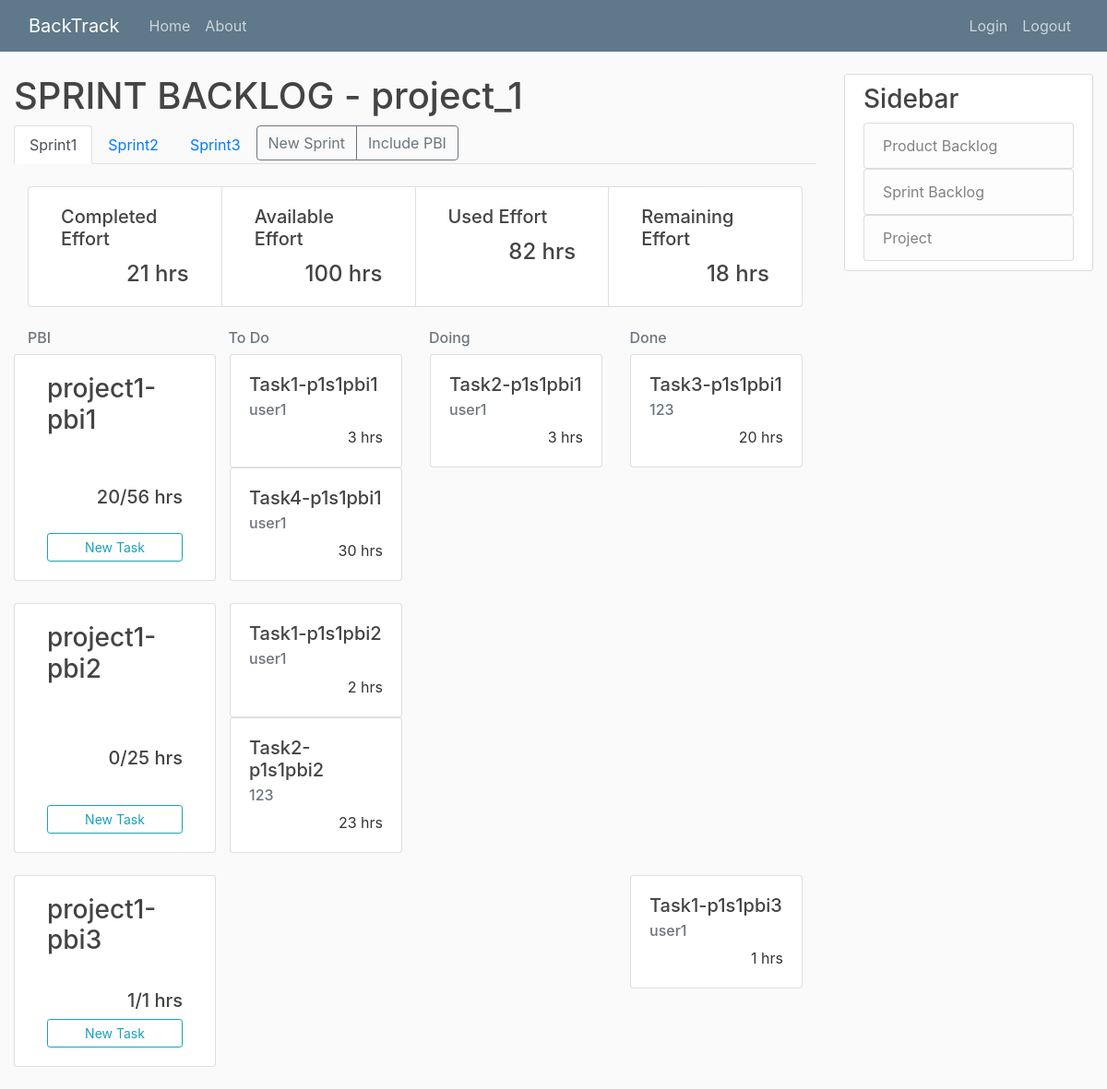
The app's page /project_1-sprint_1/ with its own data.
### project/models.py (models this page shows, shortened)
class Project(models.Model):
	title = models.CharField(max_length=20, unique=True)
	details = models.TextField()
	slug = models.SlugField(unique=True, default="")

### sprintBacklog/models.py (models this page shows, shortened)
class Sprint(models.Model):
	title = models.CharField(max_length=20, default="Sprint")
	sprint_number = models.IntegerField(blank=True, null=True)
	available_effort = models.IntegerField()
	start_date = models.DateField(default="date.today")
	duration = models.IntegerField("duration(week)", default=2)
	details = models.TextField(null=True)
	project = models.ForeignKey(Project, on_delete=models.CASCADE, blank=True, null=True, default=None)

class Task(models.Model):
	title = models.CharField(max_length=20, default="Task")
	status_choice = [
		('To Do', 'To Do'),
		('Doing', 'Doing'),
		('Done', 'Done'),
	]
	status = models.CharField(
		max_length = 5,
		choices = status_choice,
		default ='To Do',
	)
	effort = models.IntegerField("effort(hour)")
	details = models.TextField(null=True)
	sprint = models.ForeignKey(Sprint, on_delete=models.CASCADE, default=None)
	PBI = models.ForeignKey(PBI, on_delete=models.CASCADE, default=None)
	task_owner = models.ForeignKey(User, on_delete=models.SET_NULL, default=None, null=True, blank=True)

### productBacklog/models.py (models this page shows, shortened)
class PBI(models.Model):
	priority = models.IntegerField()
	title = models.CharField(max_length=20)
	status_choice = [
		('To Do', 'To Do'),
		('Doing', 'Doing'),
		('Done', 'Done'),
	]
	status = models.CharField(
		max_length = 5,
		choices = status_choice,
		default = 'To Do',
	)
	ESP = models.IntegerField("estimated story point")
	details = models.TextField()
	project = models.ForeignKey(Project, on_delete=models.CASCADE, blank=True, null=True, default=None)
	sprint = models.ForeignKey(Sprint, on_delete=models.SET_NULL, blank=True, null=True, default=None)

### sprintBacklog/views.py (the view)
# urls.py: path('<int:sprint>/', SprintBacklogListView.as_view(), name='sprint-home'),
class SprintBacklogListView(ListView):
	model = Sprint
	template_name = 'sprintBacklog/home.html'
	context_object_name = 'sprint'
	def get_queryset(self):
		return self.sprint
	def dispatch(self, request, *args, **kwargs):
		self.project = get_object_or_404(Project, slug=kwargs['project'])
		self.sprint = Sprint.objects.filter(sprint_number=kwargs['sprint']).get(project=self.project)
		return super().dispatch(request, *args, **kwargs)
	def get_context_data(self, **kwargs):
		context = super().get_context_data(**kwargs)
		context['project'] = self.project
		context['all_sprint'] = Sprint.objects.filter(project=self.project).order_by('sprint_number')
		task = []
		total = 0
		completed = 0
		for p in PBI.objects.filter(sprint=self.sprint):
			todo = Task.objects.filter(sprint=self.sprint).filter(status='To Do').filter(PBI=p)
			doing = Task.objects.filter(sprint=self.sprint).filter(status='Doing').filter(PBI=p)
			done = Task.objects.filter(sprint=self.sprint).filter(status='Done').filter(PBI=p)
			todoE = todo.aggregate(Sum('effort')).get('effort__sum') if todo else 0
			doingE = doing.aggregate(Sum('effort')).get('effort__sum') if doing else 0
			doneE = done.aggregate(Sum('effort')).get('effort__sum') if done else 0
			total += doneE + doingE + todoE
			completed += doneE
			tmp = {"pbi": p,
					"todo": todo,
					"doing": doing,
					"done": done,
					"finish": doneE,
					"not_finish": doingE + todoE + doneE
					}
			task.append(tmp)
		stat = {"completed": completed,
				"available": self.sprint.available_effort,
				"used": total,
				"remaining": self.sprint.available_effort - total
				}
		context['stat'] = stat
		context['task'] = task
		return context

### templates/SprintBacklog/home.html (shortened to what this page needs)
{% extends "base.html" %}
{% block content %}
	<h1>SPRINT BACKLOG - {{ project.title }}</h1>
	<ul class="nav nav-tabs" align="right">
		{% for s in all_sprint %}
		<li class="nav-item">
			{% if s.sprint_number == sprint.sprint_number %}
				<a class="nav-link active" href="#">{{ s.title }}</a>
			{% else %}
				<a class="nav-link" href="{% url 'sprint-home' project.slug s.sprint_number %}">{{ s.title }}</a>
			{% endif %}
		</li>
		{% endfor %}
		<li class="nav-item">
			<div class="btn-group" role="group" aria-label="Basic example">
			<a class="btn btn-outline-secondary" href="#">New Sprint</a>
			<a class="btn btn-outline-secondary" href="#">Include PBI</a>
			</div>
		</li>
	</ul>
	<div class="container-fluid">
	<div class="card-group">
		<div class="col-sm card">
			<div class="card-body">
				<h5 class="card-title">Completed Effort</h5>
				<h4 class="card-text" style="text-align: right">{{ stat.completed }} hrs</h4>
			</div>
		</div>
		<div class="col-sm card">
			<div class="card-body">
				<h5 class="card-title">Available Effort</h5>
				<h4 class="card-text" style="text-align: right">{{ stat.available }} hrs</h4>
			</div>
		</div>
		<div class="col-sm card">
			<div class="card-body">
				<h5 class="card-title">Used Effort</h5>
				<h4 class="card-text" style="text-align: right">{{ stat.used }} hrs</h4>
			</div>
		</div>
		<div class="col-sm card">
			<div class="card-body">
				<h5 class="card-title">Remaining Effort</h5>
				<h4 class="card-text" style="text-align: right">{{ stat.remaining }} hrs</h4>
			</div>
		</div>
	</div>
	</div>
	<div class="container">
		<div class="row">
			<div class="col-md">
				<h6 class="text-muted">PBI</h6>
			</div>
			<div class="col-md">
				<h6 class="text-muted">To Do</h6>
			</div>
			<div class="col-md">
				<h6 class="text-muted">Doing</h6>
			</div>
			<div class="col-md">
				<h6 class="text-muted">Done</h6>
			</div>
		</div>
	</div>
	{% for t in task %}
	<div class="container">
		<div class="row">
			<div class="col-sm card">
				<div class="card-body d-flex flex-column">
					<a href="#"><h3 class="card-title">{{ t.pbi.title }}</h3></a>
					<h5 class="card-text mt-auto" style="text-align: right">{{ t.finish }}/{{ t.not_finish }} hrs</h5>
					<a href="#" class="btn btn-outline-info btn-sm mt-auto">New Task</a>
				</div>
			</div>
			<div class="col-md">
			{% for i in t.todo %}
				<div class="card">
					<div class="card-body">
						<a href="#"><h5 class="card-title">{{ i.title }}</h5></a>
						<h6 class="card-subtitle mb-2 text-muted">{{ i.task_owner }}</h6>
						<p class="card-text" style="text-align: right;">{{ i.effort }} hrs</p>
					</div>
				</div class="card">
			{% endfor %}
			</div>
			<div class="col-md">
			{% for i in t.doing %}
				<div class="card">
					<div class="card-body">
						<a href="#"><h5 class="card-title">{{ i.title }}</h5></a>
						<h6 class="card-subtitle mb-2 text-muted">{{ i.task_owner }}</h6>
						<p class="card-text" style="text-align: right;">{{ i.effort }} hrs</p>
					</div>
				</div class="card">
			{% endfor %}
			</div>
			<div class="col-md">
			{% for i in t.done %}
				<div class="card">
					<div class="card-body">
						<a href="#"><h5 class="card-title">{{ i.title }}</h5></a>
						<h6 class="card-subtitle mb-2 text-muted">{{ i.task_owner }}</h6>
						<p class="card-text" style="text-align: right;">{{ i.effort }} hrs</p>
					</div>
				</div class="card">
			{% endfor %}
			</div>
		</div>
	</div>
	{% endfor %}
{% endblock content %}

### productBacklog/static/PBI/main.css (style rules this page uses)
body { background: #fafafa; color: #333333; margin-top: 5rem; }
h1, h2, h3, h4, h5, h6 { color: #444444; }
ul { margin: 0; }

### records on screen
Project: title "project_1"
Sprint: title "Sprint1"
Sprint: title "Sprint2"
Sprint: title "Sprint3"
PBI: pbi "project1-pbi1", finish "20", not_finish "56"
Task: title "Task1-p1s1pbi1", task_owner "user1", effort "3"
Task: title "Task4-p1s1pbi1", task_owner "user1", effort "30"
Task: title "Task2-p1s1pbi1", task_owner "user1", effort "3"
Task: title "Task3-p1s1pbi1", task_owner "123", effort "20"
PBI: pbi "project1-pbi2", finish "0", not_finish "25"
Task: title "Task1-p1s1pbi2", task_owner "user1", effort "2"
Task: title "Task2-p1s1pbi2", task_owner "123", effort "23"
PBI: pbi "project1-pbi3", finish "1", not_finish "1"
Task: title "Task1-p1s1pbi3", task_owner "user1", effort "1"

### other values on screen
{{ stat.completed }} "21"
{{ stat.available }} "100"
{{ stat.used }} "82"
{{ stat.remaining }} "18"
